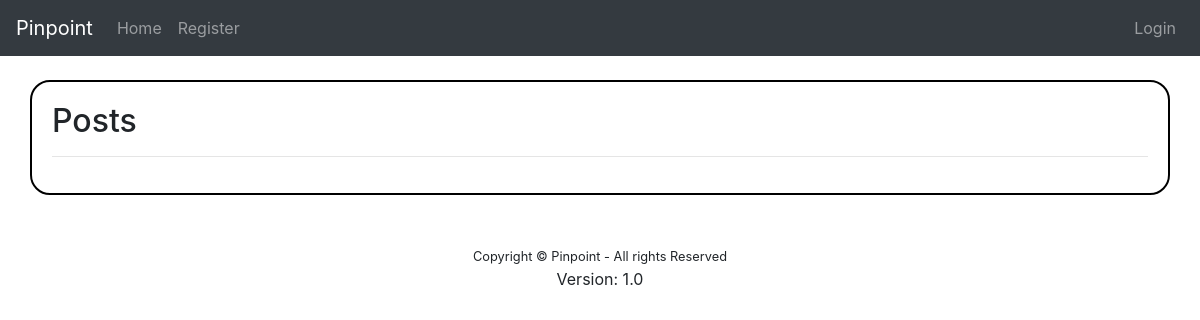
/, run on an earlier commit of the app's database.
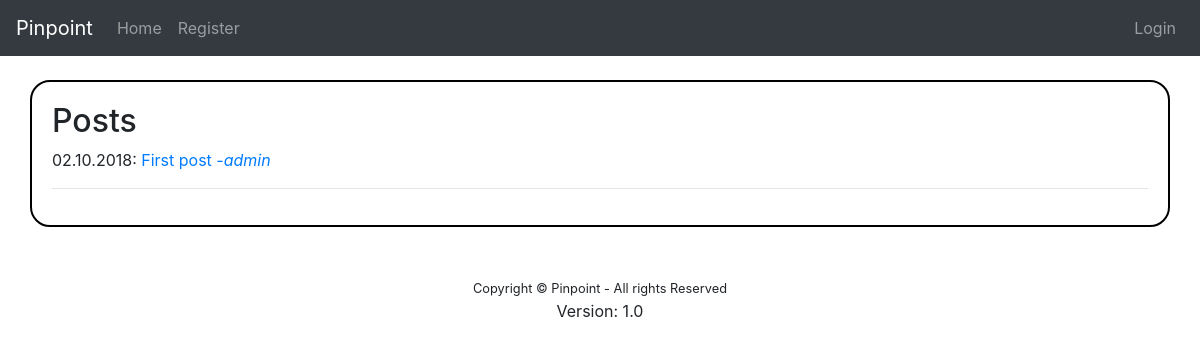
And on a later commit of the database.
### view_content/models.py (models this page shows, shortened)
class Post(models.Model):
    title = models.CharField(max_length=200)
    body = models.TextField()
    date = models.DateTimeField(auto_now_add=True)
    author = models.ForeignKey('auth.User', on_delete=models.CASCADE)
    published = models.BooleanField(default=False)

### view_content/views.py (the view)
# urls.py: path('', views.index, name="home"),
def index(request):
    posts = Post.objects.all().order_by("-date")[:20]
    return render(request, "view_content/TEMPORARY.html", {'posts': posts})

### view_content/templates/view_content/TEMPORARY.html (shortened to what this page needs)
{% extends "base.html" %}
{% block content %}
	<h2>Posts</h2>
    {% for post in posts %}
        {% if post.published %}
            <span>{{ post.date|date:"d.m.Y" }}: </span>
            <a href="{% url 'detail' post.id %}">{{ post.title }}</a><a href="">   -<i>{{ post.author.username }}</i></a>
        {% endif %}
    {% endfor %}
    <hr>
{% endblock %}

### main/templates/base.html (shortened to what this page needs)
<!doctype html>
<html lang="en">
  <head>
    <link rel="stylesheet" href="https://stackpath.bootstrapcdn.com/bootstrap/4.1.3/css/bootstrap.min.css">
  </head>
  <body>
  <nav class="navbar sticky-top navbar-expand-lg navbar-dark bg-dark">
  <a class="navbar-brand" href="{% url 'home' %}">Pinpoint</a>
  <div class="collapse navbar-collapse" id="navbarSupportedContent">
      <ul class="navbar-nav mr-auto">
        <li class="nav-item">
          <a class="nav-link" href="{% url 'home' %}">Home</a>
        </li>
        {% if request.user.is_authenticated %}
        <li class="nav-item">
          <a class="nav-link" href="{% url 'content' %}">Create Content</a>
        </li>
        {% else %}
        <li class="nav-item">
          <a class="nav-link" href="{% url 'register' %}">Register</a>
        </li>
        {% endif %}
        </ul>
        <ul class="navbar-nav justify-content-end">
        {% if request.user.is_authenticated %}
        <li class="nav-item">
          <a class="nav-link" href="{% url 'logout' %}">Logout</a>
        </li>
        {% else %}
        <li class="nav-item">
          <a class="nav-link" href="{% url 'login' %}">Login</a>
        </li>
        {% endif %}
        </ul>
    </div>
  </nav>
  <br>
  <div class="container" style="border: 2px solid black; border-radius: 20px; padding: 20px;">
    {% block content %}
    {% endblock %}
  </div>
  <br><br>
  <center><small>Copyright &copy; Pinpoint - All rights Reserved </small></center>
  <center>Version: 1.0</center>
  </body>
</html>

What changed in the data, as far as the page shows it:
added Post: date "02.10.2018", title "First post", author.username "admin"
